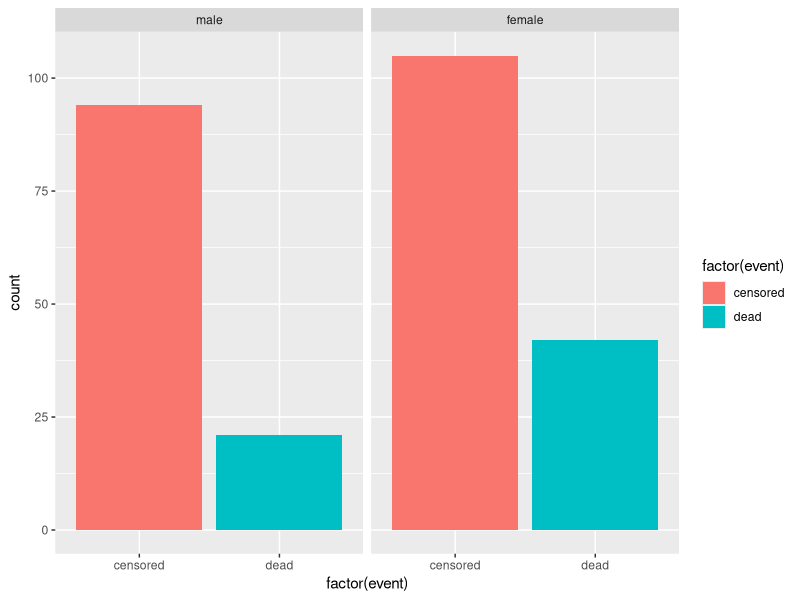
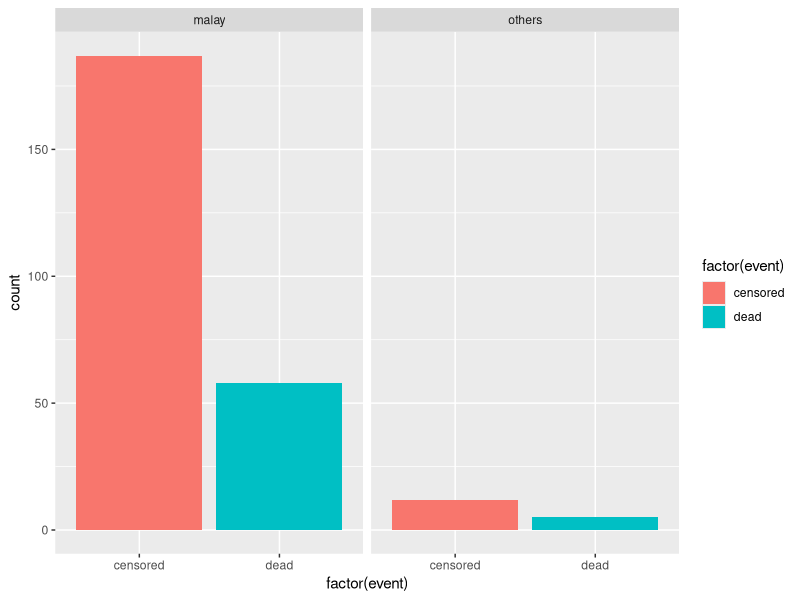
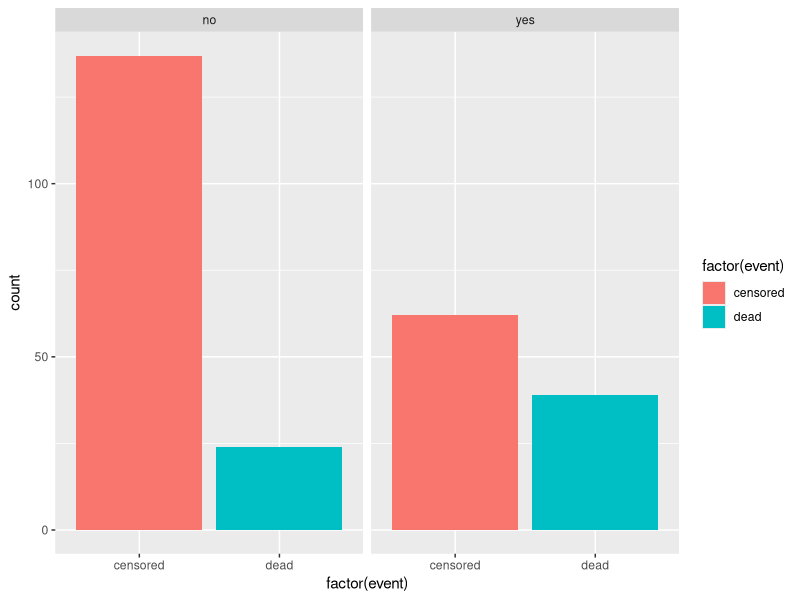
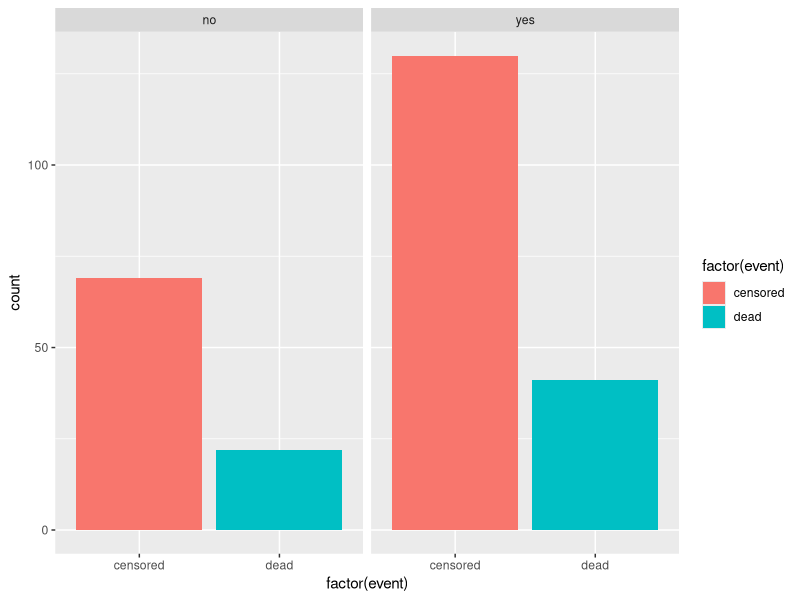
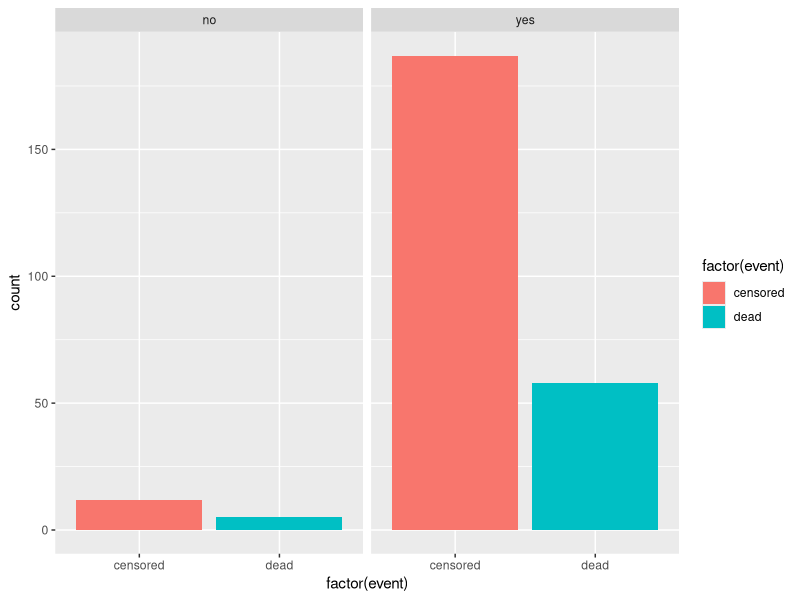

Recreate these plots in R, in order.
## ---- chunk 1
knitr::opts_chunk$set(echo = TRUE)
## ---- chunk 2
library(haven)
library(dplyr)
library(psych)
library(lubridate)
library(knitr)
library(ggplot2)
## ---- chunk 3
DataSet <- read_dta("stroke_outcome.dta")
DataSet <- DataSet %>%
  mutate_if(is.labelled, funs(as_factor(.)))
kable(head(DataSet))
## ---- chunk 4
DataSet2 <- read_dta("stroke_outcome.dta")
DataSet2 <- DataSet %>%
  mutate(sex = as_factor(sex),
         race = as_factor(race),
         event = as_factor(event),
         dm2 = as_factor(dm2),
         hpt2 = as_factor(hpt2),
         race2 = as_factor(race2),
         event_s = as_factor(event_s))
kable(head(DataSet2))
## ---- chunk 5
kable(summary(DataSet))
kable(describe(DataSet))
## ---- chunk 6
DataSet$Dur_Days <- as.duration(DataSet$doa %--% DataSet$dod) / ddays(1)
kable(head(DataSet))
## ---- chunk 7
DataSet %>%
  group_by(event) %>%
  summarise(Mean_Age = mean(age), SD_Age = sd(age),
            Mean_GCS = mean(gcs), SD_GCS = sd(gcs),
            Mean_SBP = mean(sbp), SD_SBP = sd(age),
            Mean_DBP = mean(dbp), SD_DBP = sd(dbp),
            ) %>%
  kable()
## ---- chunk 8
DataSet %>%
  count(event, sex) %>%
  kable()

ggplot(DataSet, aes(x=factor(event), fill=factor(event))) +
  geom_bar() +
  facet_wrap(~sex)

DataSet %>%
  count(event, race) %>%
  kable()

ggplot(DataSet, aes(x=factor(event), fill=factor(event))) +
  geom_bar() +
  facet_wrap(~race)

DataSet %>%
  count(event, dm2) %>%
  kable()

ggplot(DataSet, aes(x=factor(event), fill=factor(event))) +
  geom_bar() +
  facet_wrap(~dm2)

DataSet %>%
  count(event, hpt2) %>%
  kable()

ggplot(DataSet, aes(x=factor(event), fill=factor(event))) +
  geom_bar() +
  facet_wrap(~hpt2)

DataSet %>%
  count(event, race2) %>%
  kable()

ggplot(DataSet, aes(x=factor(event), fill=factor(event))) +
  geom_bar() +
  facet_wrap(~race2)

